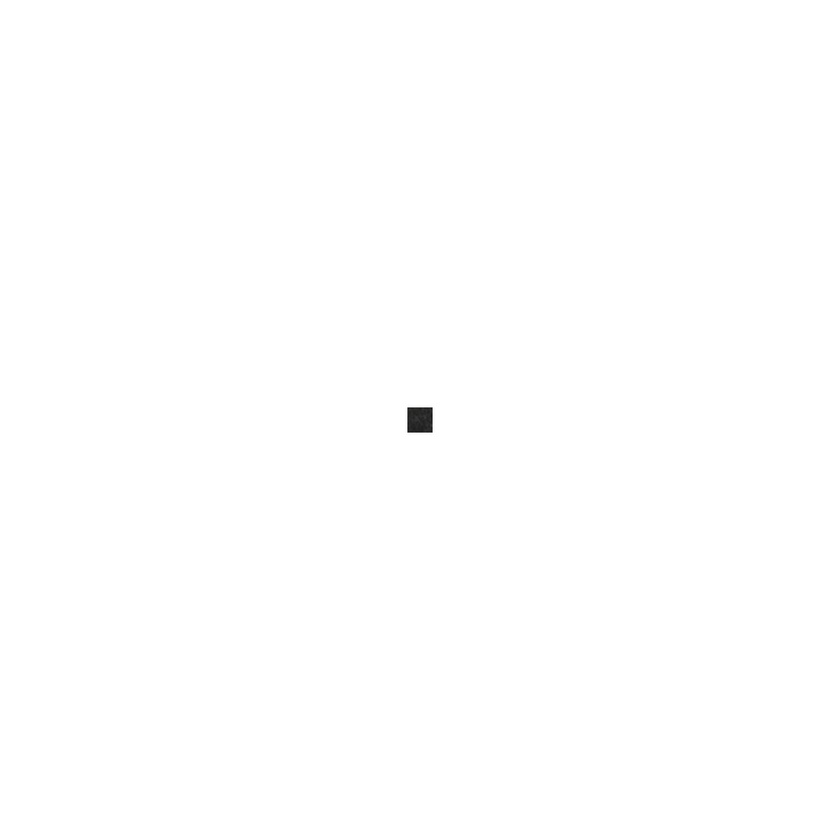
#> input picture assets/template2.jpg, 840 x 840 px, shrunk from 1000 x 1000 before the run
$ python create.py
#> lines starting #> are read from the running program, lines starting #| are printed output that depends on the picture
from PIL import Image
from PIL import ImageDraw
import json
import math


def create(values):
    """Create graph."""
    im = Image.open("assets/template2.jpg")  # Some sort of background
#> im is the input picture: PIL image 840x840 RGB; mean R, G, B 254.8, 254.8, 254.8
    draw = ImageDraw.Draw(im)

    angle = 360. / len(values)

    origin = (im.size[0]/2, im.size[1]/2)
#> origin = (420, 420)

    points = []

    for i in list(range(len(values))):
        cur_angle = i * angle
        width = math.cos(math.radians(cur_angle)) * values[i] * 20
        height = math.sin(math.radians(cur_angle)) * values[i] * 20
        points.append((origin[0] - width, origin[1] - height))

    for i in list(range(len(points))):
        if i != (len(points) - 1):
            draw.line((points[i], points[i + 1]), fill=128, width=5)
        else:
            draw.line((points[i], points[0]), fill=128, width=5)

    del draw

    im.save("example.png")
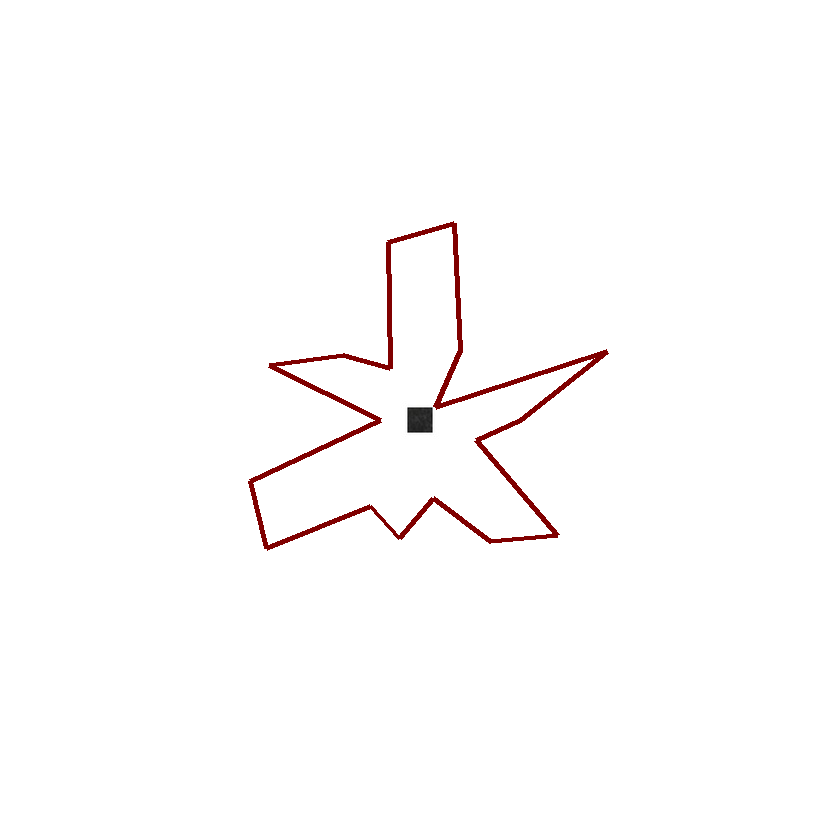
#> saved as example.png: PIL image 840x840 RGB; mean R, G, B 253.4, 252, 252


if __name__ == "__main__":
    create([2, 8, 5, 3, 9, 10, 4, 1, 10, 5, 3, 9, 7, 4, 6, 5, 10, 9])
